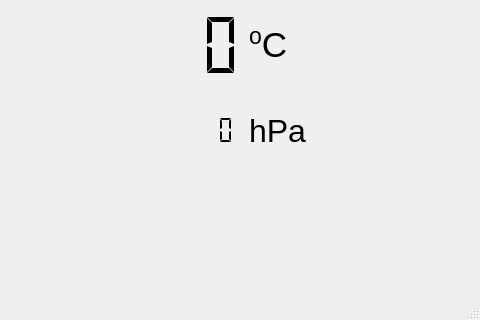
<?xml version="1.0" encoding="UTF-8"?>
<ui version="4.0">
 <class>MainWindow</class>
 <widget class="QMainWindow" name="MainWindow">
  <property name="geometry">
   <rect>
    <x>0</x>
    <y>0</y>
    <width>480</width>
    <height>320</height>
   </rect>
  </property>
  <property name="font">
   <font>
    <weight>50</weight>
    <italic>false</italic>
    <bold>false</bold>
   </font>
  </property>
  <property name="windowTitle">
   <string>MainWindow</string>
  </property>
  <widget class="QWidget" name="centralwidget">
   <widget class="QWidget" name="verticalLayoutWidget">
    <property name="geometry">
     <rect>
      <x>100</x>
      <y>10</y>
      <width>291</width>
      <height>71</height>
     </rect>
    </property>
    <layout class="QHBoxLayout" name="horizontalLayout">
     <item>
      <widget class="QLCDNumber" name="lcdNumber">
       <property name="sizePolicy">
        <sizepolicy hsizetype="Minimum" vsizetype="Minimum">
         <horstretch>0</horstretch>
         <verstretch>0</verstretch>
        </sizepolicy>
       </property>
       <property name="layoutDirection">
        <enum>Qt::LeftToRight</enum>
       </property>
       <property name="autoFillBackground">
        <bool>false</bool>
       </property>
       <property name="frameShape">
        <enum>QFrame::NoFrame</enum>
       </property>
       <property name="frameShadow">
        <enum>QFrame::Plain</enum>
       </property>
       <property name="smallDecimalPoint">
        <bool>false</bool>
       </property>
       <property name="digitCount">
        <number>4</number>
       </property>
       <property name="segmentStyle">
        <enum>QLCDNumber::Flat</enum>
       </property>
       <property name="value" stdset="0">
        <double>0.000000000000000</double>
       </property>
      </widget>
     </item>
     <item>
      <widget class="QLabel" name="label">
       <property name="font">
        <font>
         <pointsize>26</pointsize>
         <weight>50</weight>
         <italic>false</italic>
         <bold>false</bold>
        </font>
       </property>
       <property name="mouseTracking">
        <bool>false</bool>
       </property>
       <property name="text">
        <string>&lt;html&gt;&lt;head/&gt;&lt;body&gt;&lt;p&gt;&lt;span style=&quot; vertical-align:super;&quot;&gt;o&lt;/span&gt;C&lt;/p&gt;&lt;/body&gt;&lt;/html&gt;</string>
       </property>
      </widget>
     </item>
    </layout>
   </widget>
   <widget class="QWidget" name="horizontalLayoutWidget">
    <property name="geometry">
     <rect>
      <x>100</x>
      <y>90</y>
      <width>291</width>
      <height>81</height>
     </rect>
    </property>
    <layout class="QHBoxLayout" name="horizontalLayout_2">
     <item>
      <widget class="QLCDNumber" name="lcdNumber_2">
       <property name="font">
        <font>
         <pointsize>14</pointsize>
         <weight>50</weight>
         <italic>false</italic>
         <bold>false</bold>
        </font>
       </property>
       <property name="autoFillBackground">
        <bool>false</bool>
       </property>
       <property name="frameShape">
        <enum>QFrame::NoFrame</enum>
       </property>
       <property name="frameShadow">
        <enum>QFrame::Plain</enum>
       </property>
       <property name="smallDecimalPoint">
        <bool>true</bool>
       </property>
       <property name="digitCount">
        <number>8</number>
       </property>
       <property name="segmentStyle">
        <enum>QLCDNumber::Flat</enum>
       </property>
      </widget>
     </item>
     <item>
      <widget class="QLabel" name="label_2">
       <property name="enabled">
        <bool>true</bool>
       </property>
       <property name="font">
        <font>
         <pointsize>24</pointsize>
         <weight>50</weight>
         <italic>false</italic>
         <bold>false</bold>
        </font>
       </property>
       <property name="text">
        <string>hPa</string>
       </property>
      </widget>
     </item>
    </layout>
   </widget>
  </widget>
  <widget class="QMenuBar" name="menubar">
   <property name="geometry">
    <rect>
     <x>0</x>
     <y>0</y>
     <width>480</width>
     <height>22</height>
    </rect>
   </property>
  </widget>
  <widget class="QStatusBar" name="statusbar"/>
 </widget>
 <resources/>
 <connections/>
</ui>
